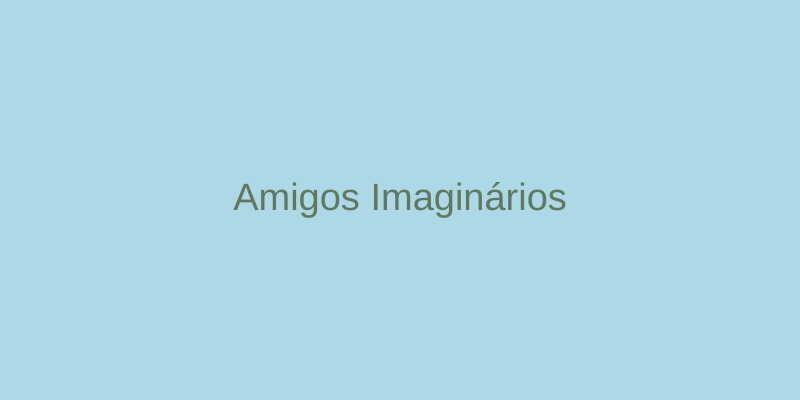
Frame 1 (no input)
Frame 60 (no input): identical to frame 1, image omitted
Frame 120 (the mouse pressed at the canvas centre since frame 60): identical to frame 1, image omitted

The p5.js sketch that drew this single still picture (run headless with seeded random() and noise() and a simulated clock; from frame 60 on, the mouse is pressed at the canvas centre):

// p5.js sketch
// ── sketch.js
let campoIdade;
let campoFantasia;
let campoAventura;

function setup() {
  createCanvas(800, 400);
  createElement("h2", "Recomendador de filmes");
  createSpan("Sua idade:");
  campoIdade = createInput("5");
  campoFantasia = createCheckbox("Gosta de fantasia?");
  campoAventura = createCheckbox("Gosta de aventura?");
}

function draw() {
  background("lightblue");
  let idade = campoIdade.value();
  let gostaDeFantasia = campoFantasia.checked();
  let gostaDeAventura = campoAventura.checked();
  let recomendacao = geraRecomendacao(idade, gostaDeFantasia, gostaDeAventura);

  fill(color(96, 120, 96));
  textAlign(CENTER, CENTER);
  textSize(38);
  text(recomendacao, width / 2, height / 2);
}

function geraRecomendacao(idade, gostaDeFantasia, gostaDeAventura) {
  if (idade >= 10) {
    if (idade >= 14) {
      return "Jurassic Park";
    } else {
      if (idade >= 12) {
        if(gostaDeFantasia || gostaDeAventura) {
          return "Dungeons & Dragons";          
        } else{
         return "Slumberland";
        }
      } else {
        if (gostaDeFantasia) {
          return "tio patinhas";
        } else {
          return "querida eu encolhi as crianças";
        }
      }
    }
  } else {
    if (gostaDeFantasia) {
      return "Procurando Nemo";
    } else {
      return "Amigos Imaginários";
    }
  }
}
